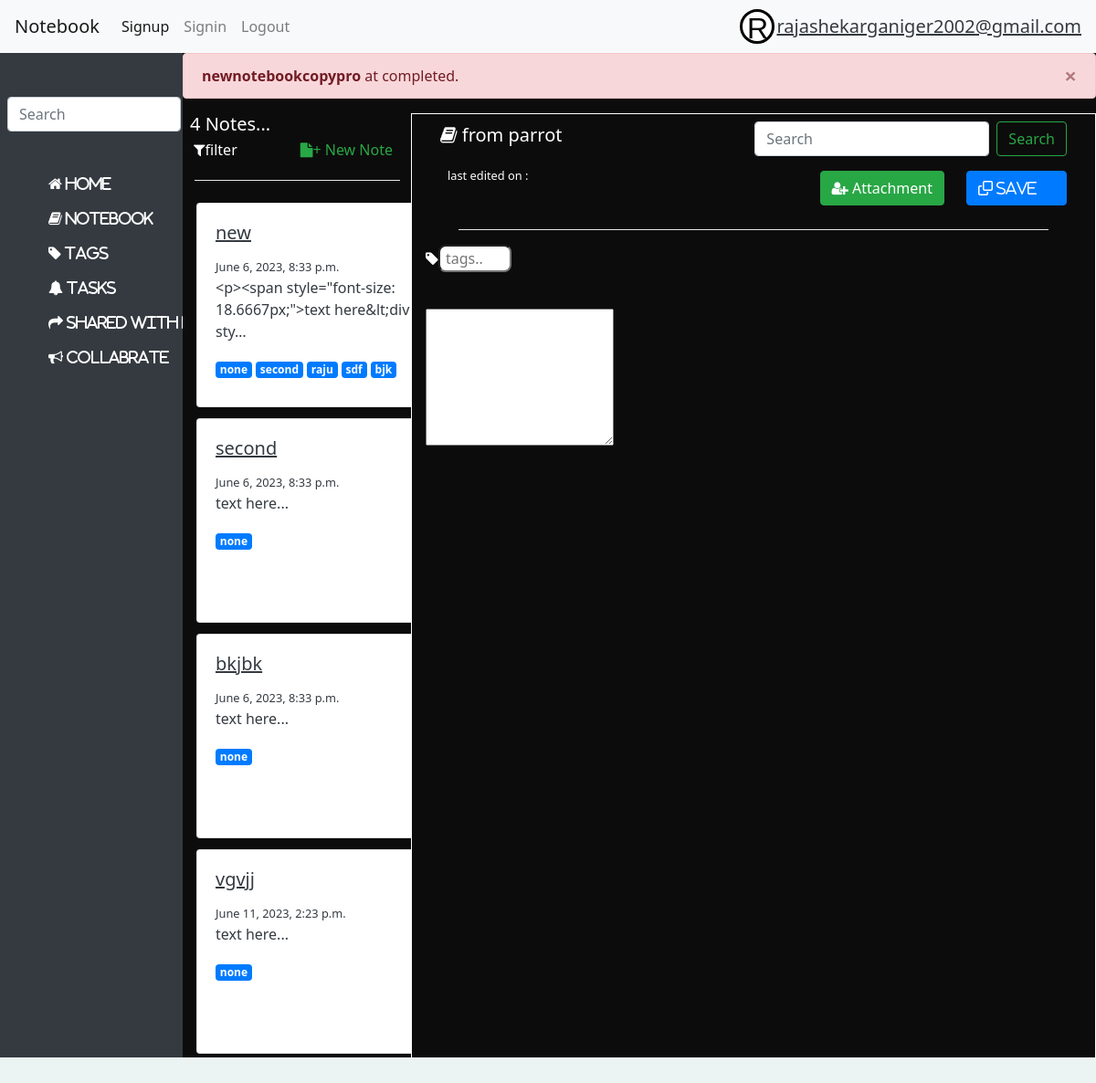
Page /notes/parrot (signed in) on the committed database.
### signin/models.py (models this page shows, shortened)
class User(models.Model):
    email=models.EmailField(unique=True, max_length=30,null=False,blank=False)
    password=models.CharField(max_length=20,null=False,blank=False)

### notes/models.py (models this page shows, shortened)
class Notes(models.Model):
    notes_name=models.CharField(max_length=20,blank=False)
    notes_text=models.TextField(default='text here...')
    notes_created_on=models.DateTimeField(auto_now_add=True)
    notes_last_modified = models.DateTimeField(auto_now=True)
    tags =models.TextField(max_length=50, blank=True,default='none')
    notebook=models.ForeignKey(Notebook,on_delete=models.CASCADE,related_name='notes')
    notes_slug=AutoSlugField(populate_from='notes_name',default=None)
    bookmark_notes=models.BooleanField(default=False)
    @staticmethod
    def get_notes_by_name(slug,email):
        try:
            return Notes.objects.all().filter(Q(notebook__notebook_slug=slug) & Q(notebook__user__email=email))
        except:
            return None

### notes/views.py (the view)
    def inner(request, *args, **kwargs):
        email=request.session.get('user')
        now = datetime.now()
        now=now.replace(microsecond=0)
        if email==None:
            return redirect('signup')
        else:
            try:
                last=request.session.get('last_activity')
                last = datetime.strptime(last, "%Y-%m-%d %H:%M:%S")
                print(type(last))
                print(last)
                if abs(now-last) > timedelta(minutes=10):
                    return redirect('signin')
            except:
                request.session['last_activity']=str(now)
        return function(request, *args, **kwargs)

### notes/templates/notes.html (shortened to what this page needs)
{% extends 'base.html' %}
{% block notebook %}
{%load countnotes%}
{% load notebook_slug_tag %}
{%if request.session.task_name != 'None'%}
<div class="alert alert-danger alert-dismissible fade show" role="alert">
  <strong>{{request.session.task_name}}</strong> at {{request.session.task_date}}completed.
  <button type="button" class="close" data-dismiss="alert" aria-label="Close">
    <span aria-hidden="true">&times;</span>
  </button>
</div>
{%endif%}
    <div class="container-fluid h-100">
        <div class="row h-100">
            <div class="col-3 ml-0 mr-0 pr-0 pl-0">
                                        <header>
                                            <h5 class="ml-2 mt-3 " style="display:inline">{{count}} Notes...</h6>
                                            <div class="dropdown show">
                                              <a class="btn btn-secondary  text-right float-left" style="background-color:transparent; border:none" href="#" role="button" id="dropdownMenuLink" data-toggle="dropdown" aria-haspopup="true" aria-expanded="false">
                                                <h6><span class="fa fa-filter"></span>filter</h6>
                                              </a>
                                            </div>
                                              <button type="button" style="background-color:transparent; border:none" class="mr-2 mt-0 btn btn-primary text-success float-right" data-toggle="modal" data-target="#exampleModalLong">
                                                <h6> <span class="fa fa-file"></span>+ New Note</h5>
                                        </header>
                                        <div>  <hr style="width:90%; background-color:white;" class="mt-5"></div>
                                        {% for i in items %}
                                                        <div class="scrolling-wrapper-y d-flex flex-column pt-2 pb-1">
                                                            <a href="/notes/{{request.session.notebook}}/content/{{i.notes_slug}} " ><div class="col-4 mr-0 ml-0" >
                                                                <div class="card "  id="jsfunctag" style="width: 18rem; height:14rem">
                                                                <div class="card-body">
                                                                    <h5 class="card-title text-dark"><u>{{i.notes_name|tagname:query}}</u></h5>
                                                                    <small class="card-subtitle mb-2 text-dark">{{i.notes_created_on}}</small>
                                                                    <p class=" text-dark">{{i.notes_text|truncatechars:60}}</p>
                                                                    {% for i in i.notes_slug|tags:request  %}
                                                                    <span class="badge badge-primary align-items-end">{{i}}</span>
                                                                    {%endfor%}
                                                                    </div>
                                                                    </div>
                                                                </div>
                                                            </a>
                                                        </div>
                                        {%empty%}
                                                        {%for i in notes%}
                                                        <div class="scrolling-wrapper-y d-flex flex-column pt-2 pb-1">
                                                            <a href="/notes/{{request.session.notebook}}/content/{{i.notes_slug}} " >
                                                                <div class="col-4 mr-0 ml-0" >
                                                                {% if i.notes_name == notes_content.notes_name or request.session.note == i.notes_slug %}
                                                                <div class="card bg-success"  id="jsfunctag" style="width: 18rem; height:14rem">
                                                                <div class="card-body">
                                                                    {%if i.bookmark_notes == False %}
                                                                    <h5 class="card-title"><u class="text-dark">{{i.notes_name}}  <a href="/notes/{{slug}}/bookmark/{{i.notes_name}}" class="float-right"><span class="fa fa-star checked" style="color:rgb(241, 241, 247);"></span></a></u></h5>
                                                                    {%else%}
                                                                    <h5 class="card-title"><u class="text-dark">{{i.notes_name}}  <a href="/notes/{{slug}}/bookmark/{{i.notes_name}}" class="float-right"><span class="fa fa-star checked" style="color:rgb(23, 23, 24);"></span></a></u></h5>
                                                                    {%endif%}
                                                                    <small class="card-subtitle mb-2 text-dark">{{i.notes_created_on}}</small>
                                                                    <p class=" text-dark">{{i.notes_text|truncatechars:60}}</p>
                                                                    {% for i in i.notes_slug|tags:request %}
                                                                    <span class="badge badge-primary ">{{i}}</span>
                                                                    {%empty%}
                                                                    {%endfor%}
                                                                    </div>
                                                                    </div>
                                                                </div>
                                                            </a>
                                                                {%else%}
                                                                <div class="card "  id="jsfunctag" style="width: 18rem; height:14rem">
                                                                    <div class="card-body">
                                                                        {% if i.bookmark_notes == False %}
                                                                        <h5 class="card-title"><u class="text-dark">{{i.notes_name}}  </u></h5>
                                                                        {%else%}
                                                                        <h5 class="card-title"><u class="text-dark">{{i.notes_name}}  <a href="/notes/{{slug}}/bookmark/{{i.notes_name}}" class="float-right"><span class="fa fa-star checked" style="color:rgb(36, 223, 136);"></span></a></u></h5>
                                                                        {%endif%}
                                                                        <small class="card-subtitle mb-2 text-dark">{{i.notes_created_on}}</small>
                                                                        <p class=" text-dark">{{i.notes_text|truncatechars:60}}</p>
                                                                        {% for i in i.notes_slug|tags:request  %}
                                                                        <span class="badge badge-primary">{{i}}</span>
                                                                        {%endfor%}
                                                                        </div>
                                                                        </div>
                                                                    </div>
                                                                </a>
                                                                {% endif %}
                </div>
                                                    {%endfor%}
                                        {% endfor %}
            </div>
            <div class="col border border-white">
                    <header class="mb-2">
                        <nav class="navbar navbar-expand-lg justify-content-between black">
                            <h5><span class="fa fa-book"></span> {{notes_content.notes_name}} from {{slug}}</h5>
                              <form class="form-inline my-2 my-lg-0" action="{% url 'notessearch' %}", method="POST">
                                <input class="form-control mr-sm-2" name="notes_search" type="search" placeholder="Search" aria-label="Search">
                                <button class="btn btn-outline-success my-2 my-sm-0" type="submit">Search</button>
                              </form>
                            </nav>
                            <small class="ml-4 text-white">last edited on :{{notes_content.notes_last_modified}}</small>
                            <button type="button"  onclick="savefunction()" class="btn btn-primary float-right mt-2 mr-3 ml-2  ">
                                <span class="fa fa-clone ">
                                    Save
                                </span>
                            </button>
                                <button type="" class="btn btn-success float-right mt-2 mr-3 " data-toggle="modal" data-target="#exampleModal" >
                                    <span class="fa fa-user-plus"></span> Attachment
                                  </button>
                              <br>
                    </header>
    <div>
                        <hr class="mt-5" style="width:90%; background-color:white;">
                                    <form action="{%url 'tags'%}" method="POST">
                                        <i class="fa fa-tag " ></i><input id="prod" style="width:80px ; border-radius:8px;" name="tags" placeholder=" tags..">
                                    </form>
    </div>
                    <p id="container"><br></p>
                        <form action="{% url 'content' %}" method="POST">
                            <textarea id="mytextarea" name="mytextarea" style="height:150px;">{{notes_content.notes_text}}</textarea>
                        </form>
                        <footer>
                            <div class="container-fluid " style="height:80px;">
                                <div calss="row h-100">
                                    <div class="col-12 ">
                                    </div>
                                </div>
                            </div>
                        </footer>
                    </div>
                </div>
            </div>
        </div>
    </div>
{% endblock %}

### notebook/templates/base.html (shortened to what this page needs)
<!doctype html>
{% load static %}
{%load countnotes %}
<html lang="en">
  <head>
    <link rel="stylesheet" href="https://cdn.jsdelivr.net/npm/bootstrap@4.5.3/dist/css/bootstrap.min.css">
    <link href='https://unpkg.com/css.gg@2.0.0/icons/css/bookmark.css' rel='stylesheet'>
    <link href='https://unpkg.com/css.gg@2.0.0/icons/css/align-top.css' rel='stylesheet'>
    <link rel="stylesheet" href="https://cdnjs.cloudflare.com/ajax/libs/twitter-bootstrap/4.1.3/css/bootstrap.min.css">
    <link rel="stylesheet" href="https://cdnjs.cloudflare.com/ajax/libs/ionicons/2.0.1/css/ionicons.min.css">
    <link rel="stylesheet" href="https://cdnjs.cloudflare.com/ajax/libs/font-awesome/4.7.0/css/font-awesome.min.css">
    <link rel="stylesheet" href="https://cdn.jsdelivr.net/npm/bootstrap@4.1.3/dist/css/bootstrap.min.css">
      <link rel="stylesheet" href="{% static 'css/style.css' %}">
    <link href='https://unpkg.com/css.gg@2.0.0/icons/css/home.css' rel='stylesheet'>
  </head>
  <body>
    <header>
      <nav class="navbar navbar-expand-lg navbar-light bg-light "  >
        <a class="navbar-brand" href="#">Notebook</a>
        <div class="collapse navbar-collapse" id="navbarSupportedContent">
          <ul class="navbar-nav mr-auto">
            <li class="nav-item active">
              <a class="nav-link"  href="{% url 'signup' %}" >Signup</a>
            </li>
            <li class="nav-item">
              <a class="nav-link" href="{% url 'signin'%}" >Signin</a>
            </li>
            <li class="nav-item">
              <a class="nav-link" href="{%url 'logout' %}">Logout</a>
            </li>
          </ul>
        </div>
        {%if request.session.user %}
        <div class="circle " style="border-radius: 50%;
        width: 38px;
        height: 38px;
        padding: 0px;
        margin:2px;
        background: #fff;
        border: 3px solid #000;
        color: #000;
        text-align: center;
        font: 32px Arial, sans-serif;">{{request.session.user|first|capfirst}}</div><p class="text-dark mt-0 mb-0" style="font-size:20px;"><u>{{request.session.user}}</u> </p>
          {%endif%}
      </nav>
    </header>
    <div class="container-fluid blk w-100  " >
      <div class="row h-100">
        <div class="col-sm-2 pl-0 bg-dark">
                <form class="form-inline my-2 my-lg-0" action="{% url 'searchall' %}" method="POST">
                  <input class="form-control mt-5 mr-1 ml-2" id="searchall" list="mylist" name="search" style="width: 190px; " placeholder="Search">
                </form>
                <ul class="list-type mt-0 ">
                  <li><a href="{% url 'home' %}"><button type="button" class="btn btn-dark"><span class="fa fa-home"> Home</span></button></a></li>
                  <li><a href="{% url 'notebook' %}"><button type="button" class="btn btn-dark"><span class="fa fa-book"> Notebook</span></button></a></li>
                  <li><a href="{% url 'showtag' %}"><button type="button" class="btn btn-dark"><span class="fa fa-tag"> Tags</span></button></a></li>
                  <li><a href="{% url 'task' %}"><button type="button" class="btn btn-dark"><span class="fa fa-bell"> Tasks</span></button></a></li>
                  <li><a href="{%url 'shared_with_me' %}"><button type="button" class="btn btn-dark"><span class="fa fa-share"> Shared with me</span></button></a></li>
                  <li><a href="{%url 'collabrate' %}"><button type="button" class="btn btn-dark"><span class="fa fa-bullhorn "> Collabrate</span></button></a></li>
                </ul>
              </div>
          <div class="col-sm-10 pl-0 pr-0 blk-main black scrollclass "     style="overflow-y: scroll; scrollbar-width: none; ">
{% block notebook %}{% endblock notebook %}
                      </div>
  </body>
</html>

### rows in the picture
User: session.user "rajashekarganiger2002@gmail.com"
Notes: notes_name "new", notes_created_on "June 6, 2023, 8:33 p.m.", notes_text "<p><span style=\"font-size: 18.6667px;\">text here&lt;div sty…", notes_slug "none" "second" "raju" "sdf" "bjk"
Notes: notes_name "second", notes_created_on "June 6, 2023, 8:33 p.m.", notes_text "text here...", notes_slug "none"
Notes: notes_name "bkjbk", notes_created_on "June 6, 2023, 8:33 p.m.", notes_text "text here...", notes_slug "none"
Notes: notes_name "vgvjj", notes_created_on "June 11, 2023, 2:23 p.m.", notes_text "text here...", notes_slug "none"

### other values in the picture
{{ request.session.user|first|capfirst }} "R"
{{ request.session.task_name }} "newnotebookcopypro"
{{ count }} "4"
{{ slug }} "parrot"
